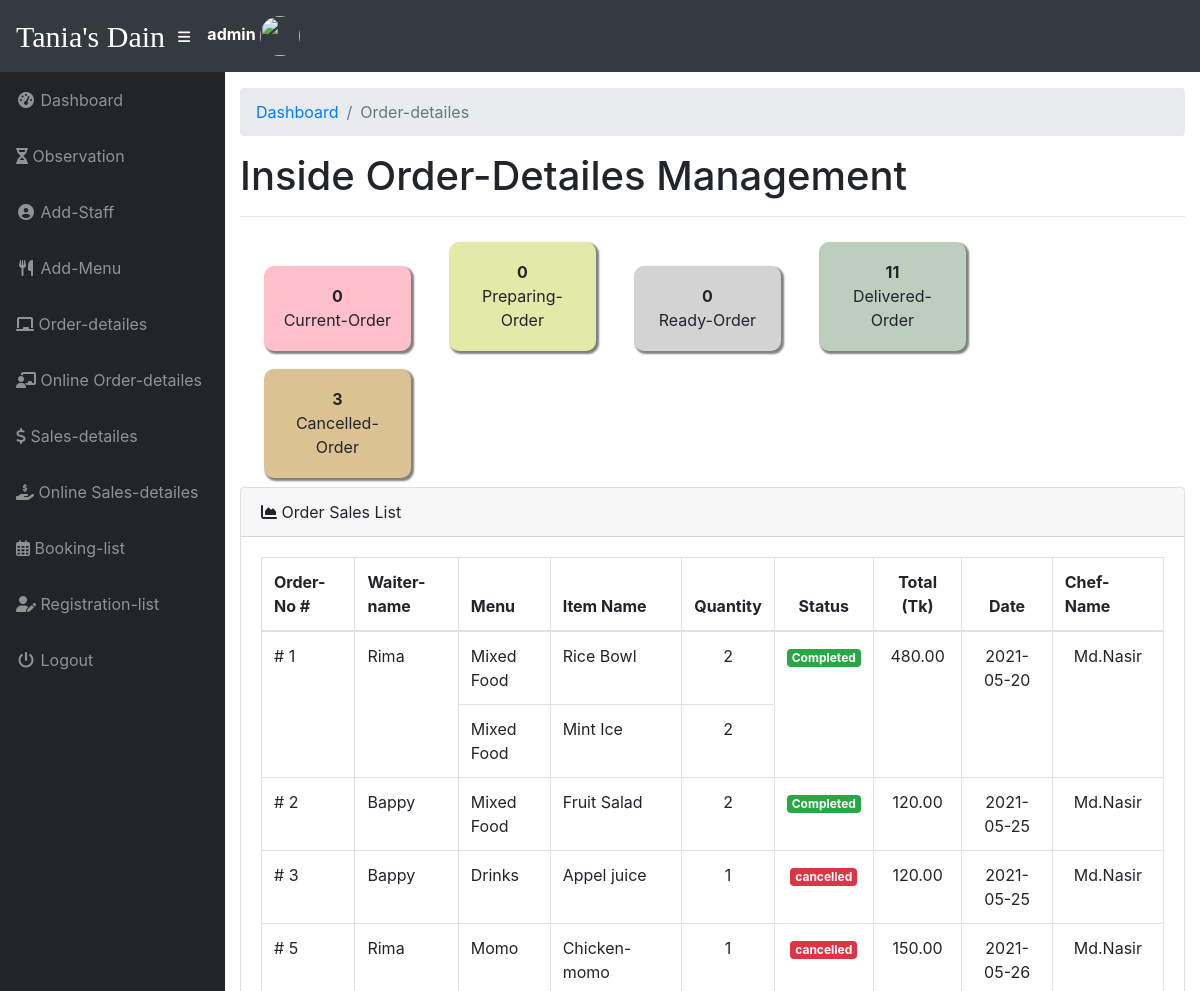
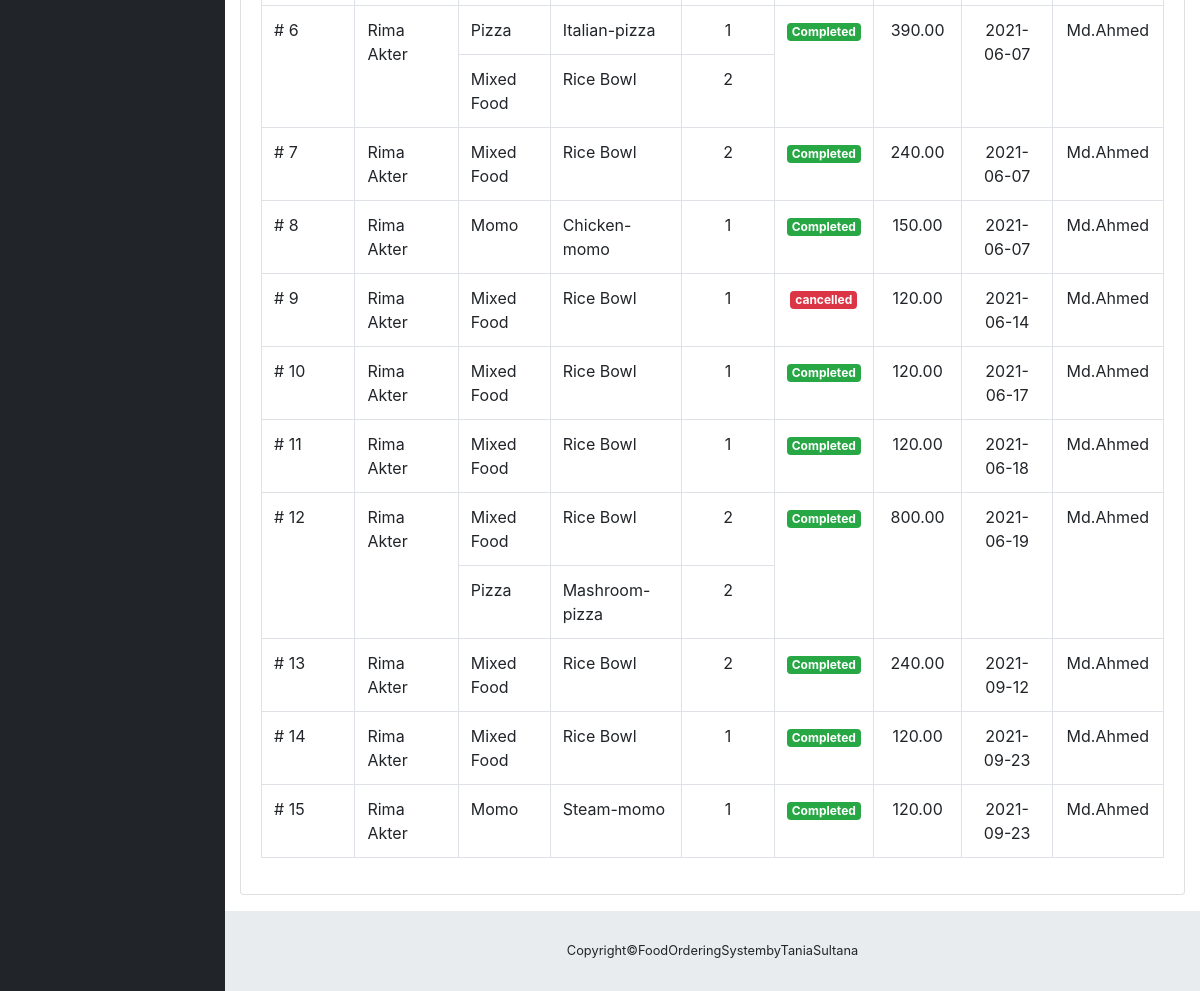
Page /admin/orderd.php (signed in) on the committed database (2 pictures, top to bottom).
### tables this page shows
CREATE TABLE `tbl_order` (
  `orderID` int(11) NOT NULL,
  `username` varchar(255) NOT NULL,
  `status` text NOT NULL,
  `total` decimal(15,2) NOT NULL,
  `order_date` date NOT NULL,
  `time` time NOT NULL DEFAULT current_timestamp(),
  `chef` varchar(255) NOT NULL
);

CREATE TABLE `tbl_orderdetail` (
  `orderID` int(11) NOT NULL,
  `username` varchar(255) NOT NULL,
  `orderDetailID` int(11) NOT NULL,
  `itemID` int(11) NOT NULL,
  `quantity` int(11) NOT NULL
);

CREATE TABLE `tbl_menu` (
  `menuID` int(11) NOT NULL,
  `menuName` varchar(25) NOT NULL,
  `img` varchar(255) DEFAULT NULL
);

CREATE TABLE `tbl_menuitem` (
  `itemID` int(11) NOT NULL,
  `menuID` int(11) NOT NULL,
  `menuItemName` text NOT NULL,
  `price` decimal(15,2) NOT NULL,
  `img` varchar(255) DEFAULT NULL
);

### functions.php (called while the page is built, shortened)
<?php
	require("dbconnection.php");
	function getCountID($idnum,$id,$table) {
		global $sqlconnection;
		$query = "SELECT COUNT({$id}) AS {$id} from {$table} WHERE {$id}={$idnum}";
		if ($result = $sqlconnection->query($query)) {
			$res = $result->fetch_array();
			return $res[$id];
		}
		else {
			echo $sqlconnection->error;
			return null;
		}
	}
	function getSalesTotal($orderID) {
		global $sqlconnection;
		$total = null;
		$query = "SELECT total FROM tbl_order WHERE orderID = ".$orderID;
		if ($result = $sqlconnection->query($query)) {
			if ($res = $result->fetch_array()) {
				$total = $res[0];
				return $total;
			}
			return $total;
		}
		else {
			echo $sqlconnection->error;
			return null;
		}
	}
?>

### admin/orderd.php (the view, shortened to what this page needs)
<?php
  include("../functions.php");
?>
<!DOCTYPE html>
<html lang="en">
  <head>
    <link href="vendor/bootstrap/css/bootstrap.min.css" rel="stylesheet">
    <link href="vendor/fontawesome-free/css/all.min.css" rel="stylesheet" type="text/css">
    <link href="vendor/datatables/dataTables.bootstrap4.css" rel="stylesheet">
    <link href="css/sb-admin.css" rel="stylesheet">
  </head>
  <body id="page-top">
   <nav class="navbar navbar-expand navbar-dark bg-dark static-top">
      <a class="navbar-brand mr-1" href="index.php" style="font-family:'Brush Script MT', cursive;font-size: 30px;color: white">Tania's Dain</a>
      <button class="btn btn-link btn-sm text-white order-1 order-sm-0" id="sidebarToggle" href="#">
        <i class="fas fa-bars"></i>
      </button>
      <ul class="navbar-nav ml-auto ml-md-0">
        <li class="nav-item dropdown no-arrow">
          <a class="nav-link dropdown-toggle" href="#" id="userDropdown" role="button" data-toggle="dropdown" aria-haspopup="true" aria-expanded="false">
           <font style="color: white;"> <b><?php echo $_SESSION['username']; ?></b></font>
             <img class='img-circle profile_img'style="border-radius:55%" height="40" width="40" src="images/<?php echo $_SESSION['img']; ?>">
          </a>
        </li>
      </ul>
    </nav>
    <div id="wrapper">
      <ul class="sidebar navbar-nav">
        <li class="nav-item">
          <a class="nav-link" href="index.php">
            <i class="fas fa-fw fa-tachometer-alt"></i>
            <span>Dashboard</span>
          </a>
        </li>
        <li class="nav-item">
          <a class="nav-link" href="ovserv.php">
           <i class="fas fa-hourglass-half"></i>
            <span>Observation</span>
          </a>
        </li>
         <li class="nav-item">
          <a class="nav-link" href="staff.php">
           <i class="fas fa-fw fa-user-circle"></i>
            <span>Add-Staff</span></a>
        </li>
          <li class="nav-item">
          <a class="nav-link" href="menu.php">
            <i class="fas fa-fw fa-utensils"></i>
            <span>Add-Menu</span></a>
        </li>
        <li class="nav-item">
          <a class="nav-link" href="orderd.php">
            <i class="fas fa-chalkboard"></i>
            <span>Order-detailes</span></a>
        </li>
         <li class="nav-item">
          <a class="nav-link" href="online_orderd.php">
            <i class="fas fa-chalkboard-teacher"></i>
            <span>Online Order-detailes</span></a>
        </li>
         <li class="nav-item">
          <a class="nav-link" href="sales.php">
           <i class="fas fa-dollar-sign"></i>
            <span>Sales-detailes</span></a>
        </li>
         <li class="nav-item">
          <a class="nav-link" href="online_sale.php">
            <i class="fas fa-hand-holding-usd"></i>
            <span>Online Sales-detailes</span></a>
        </li>
         <li class="nav-item">
          <a class="nav-link" href="bok_list.php">
            <i class="far fa-calendar-alt"></i>
            <span>Booking-list</span></a>
        </li>
         <li class="nav-item">
          <a class="nav-link" href="regi.php">
            <i class="fas fa-user-edit"></i>
            <span>Registration-list</span></a>
        </li>
        <li class="nav-item">
          <a class="nav-link" href="#" data-toggle="modal" data-target="#logoutModal">
            <i class="fas fa-fw fa-power-off"></i>
            <span>Logout</span>
          </a>
        </li>
      </ul>
      <div id="content-wrapper">
        <div class="container-fluid">
          <ol class="breadcrumb">
            <li class="breadcrumb-item">
              <a href="index.php">Dashboard</a>
            </li>
            <li class="breadcrumb-item active">Order-detailes</li>
          </ol>
          <h1>Inside Order-Detailes Management</h1>
          <hr>
         <div class="container-fluid">
             <?php $sql1 ="SELECT * FROM tbl_order WHERE status='Waiting'";
              $res1 = mysqli_query($sqlconnection, $sql1);
             $count1 = mysqli_num_rows($res1);
                ?>
                   <label style="background-color: pink;" class="a"><b><?php echo $count1; ?></b><br>Current-Order</label>
              <?php $sql ="SELECT * FROM tbl_order WHERE status='Preparing'";
              $res = mysqli_query($sqlconnection, $sql);
             $count = mysqli_num_rows($res);
                ?>
                    <label style="background-color: #e3eaa7;" class="a"><b><?php echo $count; ?></b><br>Preparing-Order</label>
              <?php $sql ="SELECT * FROM tbl_order WHERE status='finish'";
              $res = mysqli_query($sqlconnection, $sql);
             $count = mysqli_num_rows($res);
                ?>
                    <label style="background-color:Lemon;" class="a"><b><?php echo $count; ?></b><br>Ready-Order</label>
             <?php $sql2 ="SELECT * FROM tbl_order WHERE status='Completed'";
              $res2 = mysqli_query($sqlconnection, $sql2);
             $count2 = mysqli_num_rows($res2);
                ?>
                    <label style="background-color: #bdcebe;" class="a"><b><?php echo $count2; ?></b><br>Delivered-Order</label>
             <?php $sql3 ="SELECT * FROM tbl_order WHERE status='cancelled'";
              $res3 = mysqli_query($sqlconnection, $sql3);
             $count3 = mysqli_num_rows($res3);
                ?>
                    <label style="background-color: #dac292;" class="a"><b><?php echo $count3; ?></b><br>Cancelled-Order</label>
                  </div>
          <div class="card mb-3">
            <div class="card-header">
              <i class="fas fa-chart-area"></i>
              Order Sales List</div>
            <div class="card-body">
              <table id="tblCurrentOrder" class="table table-bordered" width="100%" cellspacing="0">
                    <thead>
                      <th>Order-No #</th>
                      <th>Waiter-name</th>
                      <th>Menu</th>
                      <th>Item Name</th>
                      <th class='text-center'>Quantity</th>
                      <th class='text-center'>Status</th>
                      <th class='text-center'>Total (Tk)</th>
                      <th class='text-center'>Date</th>
                      <th>Chef-Name</th>
                    </thead>
                    <tbody id="tblBodyCurrentOrder">
                      <?php
                      $displayOrderQuery =  "
                        SELECT o.orderID,OD.username, m.menuName, OD.itemID,MI.menuItemName,OD.quantity,O.status,mi.price ,o.order_date,o.chef
                        FROM tbl_order O
                        LEFT JOIN tbl_orderdetail OD
                        ON O.orderID = OD.orderID
                        LEFT JOIN tbl_menuitem MI
                        ON OD.itemID = MI.itemID
                        LEFT JOIN tbl_menu M
                        ON MI.menuID = M.menuID
                        ";
                      if ($orderResult = $sqlconnection->query($displayOrderQuery)) {
                        $currentspan = 0;
                        if ($orderResult->num_rows == 0) {
                          echo "<tr><td class='text-center' colspan='7' >There are currently no order right now. </td></tr>";
                        }
                        else {
                          while($orderRow = $orderResult->fetch_array(MYSQLI_ASSOC)) {
                            $rowspan = getCountID($orderRow["orderID"],"orderID","tbl_orderdetail");
                            if ($currentspan == 0) {
                              $currentspan = $rowspan;
                            }
                            echo "<tr>";
                            if ($currentspan == $rowspan) {
                              echo "<td rowspan=".$rowspan."># ".$orderRow['orderID']."</td>";
                              echo "<td rowspan=".$rowspan."> ".$orderRow['username']."</td>";
                            }
                            echo "
                              <td>".$orderRow['menuName']."</td>
                              <td>".$orderRow['menuItemName']."</td>
                              <td class='text-center'>".$orderRow['quantity']."</td>
                            ";
                            if ($currentspan == $rowspan) {
                              $color = "badge";
                              switch ($orderRow['status']) {
                                case 'cancelled':
                                  $color = "badge badge-danger";
                                  break;
                                case 'Completed':
                                  $color = "badge badge-success";
                                  break;
                              }
                              echo "<td class='text-center' rowspan=".$rowspan."><span class='{$color}'>".$orderRow['status']."</span></td>";
                              echo "<td rowspan=".$rowspan." class='text-center'>".getSalesTotal($orderRow['orderID'])."</td>";
                              echo "<td rowspan=".$rowspan." class='text-center'>".$orderRow['order_date']."</td>";
                              echo "<td rowspan=".$rowspan." class='text-center'>".$orderRow['chef']."</td>";
                            }
                            echo "</tr>";
                            $currentspan--;
                          }
                        }
                        }
                      ?>
                    </tbody>
              </table>
            </div>
            </div>
          </div>
        <footer class="sticky-footer">
          <div class="container my-auto">
            <div class="copyright text-center my-auto">
              <span>Copyright©FoodOrderingSystembyTaniaSultana</span>
            </div>
          </div>
        </footer>
      </div>
    </div>
  </body>
</html>

### admin/css/sb-admin.css (style rules this page uses)
html { position: relative; min-height: 100%; }
body { height: 100%; }
#wrapper { display: -webkit-box; display: -ms-flexbox; display: flex; }
#wrapper #content-wrapper { overflow-x: hidden; width: 100%; padding-top: 1rem; padding-bottom: 80px; }
.navbar-nav .nav-item.dropdown .dropdown-toggle::after { width: 1rem; text-align: center; float: right; vertical-align: 0; border: 0; font-weight: 900; content: '\f105'; font-family: 'Font Awesome 5 Free'; }
.navbar-nav .nav-item.dropdown.no-arrow .dropdown-toggle::after { display: none; }
.sidebar { width: 90px !important; background-color: #212529; min-height: calc(100vh - 56px); }
.sidebar .nav-item:last-child { margin-bottom: 1rem; }
.sidebar .nav-item .nav-link { text-align: center; padding: 0.75rem 1rem; width: 90px; }
.sidebar .nav-item .nav-link span { font-size: 0.65rem; display: block; }
.sidebar .nav-item .nav-link { color: rgba(255, 255, 255, 0.5); }
@media (min-width: 768px) { .sidebar { width: 225px !important; } }
@media (min-width: 768px) { .sidebar .nav-item .nav-link { display: block; width: 100%; text-align: left; padding: 1rem; width: 225px; } }
@media (min-width: 768px) { .sidebar .nav-item .nav-link span { font-size: 1rem; display: inline; } }
:root { --input-padding-x: 0.75rem; --input-padding-y: 0.75rem; }
footer.sticky-footer { display: -webkit-box; display: -ms-flexbox; display: flex; position: absolute; right: 0; bottom: 0; width: calc(100% - 90px); height: 80px; background-color: #e9ecef; }
footer.sticky-footer .copyright { line-height: 1; font-size: 0.8rem; }
@media (min-width: 768px) { footer.sticky-footer { width: calc(100% - 225px); } }

### admin/orderd.php (style rules this page uses)
.a { width: 16%; background-color: Lightgray; padding: 2%;margin: 1%; text-align: center; margin-right: 25px; border-radius: 10px; box-shadow: 2px 2px 2px 1px gray; }

### rows in the picture
tbl_order: orderID "1", tbl_orderdetail.username "Rima", tbl_menu.menuName "Mixed Food", tbl_menuitem.menuItemName "Rice Bowl", tbl_orderdetail.quantity "2", status "Completed", getSalesTotal($orderRow['orderID']) "480.00", order_date "2021-05-20", chef "Md.Nasir", tbl_menuitem.menuItemName "Mint Ice"
tbl_order: orderID "2", tbl_orderdetail.username "Bappy", tbl_menu.menuName "Mixed Food", tbl_menuitem.menuItemName "Fruit Salad", tbl_orderdetail.quantity "2", status "Completed", getSalesTotal($orderRow['orderID']) "120.00", order_date "2021-05-25", chef "Md.Nasir"
tbl_order: orderID "3", tbl_orderdetail.username "Bappy", tbl_menu.menuName "Drinks", tbl_menuitem.menuItemName "Appel juice", tbl_orderdetail.quantity "1", status "cancelled", getSalesTotal($orderRow['orderID']) "120.00", order_date "2021-05-25", chef "Md.Nasir"
tbl_order: orderID "5", tbl_orderdetail.username "Rima", tbl_menu.menuName "Momo", tbl_menuitem.menuItemName "Chicken-momo", tbl_orderdetail.quantity "1", status "cancelled", getSalesTotal($orderRow['orderID']) "150.00", order_date "2021-05-26", chef "Md.Nasir"
tbl_order: orderID "6", tbl_orderdetail.username "Rima Akter", tbl_menu.menuName "Pizza", tbl_menuitem.menuItemName "Italian-pizza", tbl_orderdetail.quantity "1", status "Completed", getSalesTotal($orderRow['orderID']) "390.00", order_date "2021-06-07", chef "Md.Ahmed", tbl_menu.menuName "Mixed Food", tbl_menuitem.menuItemName "Rice Bowl", tbl_orderdetail.quantity "2"
tbl_order: orderID "7", tbl_orderdetail.username "Rima Akter", tbl_menu.menuName "Mixed Food", tbl_menuitem.menuItemName "Rice Bowl", tbl_orderdetail.quantity "2", status "Completed", getSalesTotal($orderRow['orderID']) "240.00", order_date "2021-06-07", chef "Md.Ahmed"
tbl_order: orderID "8", tbl_orderdetail.username "Rima Akter", tbl_menu.menuName "Momo", tbl_menuitem.menuItemName "Chicken-momo", tbl_orderdetail.quantity "1", status "Completed", getSalesTotal($orderRow['orderID']) "150.00", order_date "2021-06-07", chef "Md.Ahmed"
tbl_order: orderID "9", tbl_orderdetail.username "Rima Akter", tbl_menu.menuName "Mixed Food", tbl_menuitem.menuItemName "Rice Bowl", tbl_orderdetail.quantity "1", status "cancelled", getSalesTotal($orderRow['orderID']) "120.00", order_date "2021-06-14", chef "Md.Ahmed"
tbl_order: orderID "10", tbl_orderdetail.username "Rima Akter", tbl_menu.menuName "Mixed Food", tbl_menuitem.menuItemName "Rice Bowl", tbl_orderdetail.quantity "1", status "Completed", getSalesTotal($orderRow['orderID']) "120.00", order_date "2021-06-17", chef "Md.Ahmed"
tbl_order: orderID "11", tbl_orderdetail.username "Rima Akter", tbl_menu.menuName "Mixed Food", tbl_menuitem.menuItemName "Rice Bowl", tbl_orderdetail.quantity "1", status "Completed", getSalesTotal($orderRow['orderID']) "120.00", order_date "2021-06-18", chef "Md.Ahmed"
tbl_order: orderID "12", tbl_orderdetail.username "Rima Akter", tbl_menu.menuName "Mixed Food", tbl_menuitem.menuItemName "Rice Bowl", tbl_orderdetail.quantity "2", status "Completed", getSalesTotal($orderRow['orderID']) "800.00", order_date "2021-06-19", chef "Md.Ahmed", tbl_menu.menuName "Pizza", tbl_menuitem.menuItemName "Mashroom-pizza"
tbl_order: orderID "13", tbl_orderdetail.username "Rima Akter", tbl_menu.menuName "Mixed Food", tbl_menuitem.menuItemName "Rice Bowl", tbl_orderdetail.quantity "2", status "Completed", getSalesTotal($orderRow['orderID']) "240.00", order_date "2021-09-12", chef "Md.Ahmed"
tbl_order: orderID "14", tbl_orderdetail.username "Rima Akter", tbl_menu.menuName "Mixed Food", tbl_menuitem.menuItemName "Rice Bowl", tbl_orderdetail.quantity "1", status "Completed", getSalesTotal($orderRow['orderID']) "120.00", order_date "2021-09-23", chef "Md.Ahmed"
tbl_order: orderID "15", tbl_orderdetail.username "Rima Akter", tbl_menu.menuName "Momo", tbl_menuitem.menuItemName "Steam-momo", tbl_orderdetail.quantity "1", status "Completed", getSalesTotal($orderRow['orderID']) "120.00", order_date "2021-09-23", chef "Md.Ahmed"

### other values in the picture
$_SESSION['username'] "admin"
$count1 "0"
$count "0"
$count2 "11"
$count3 "3"
